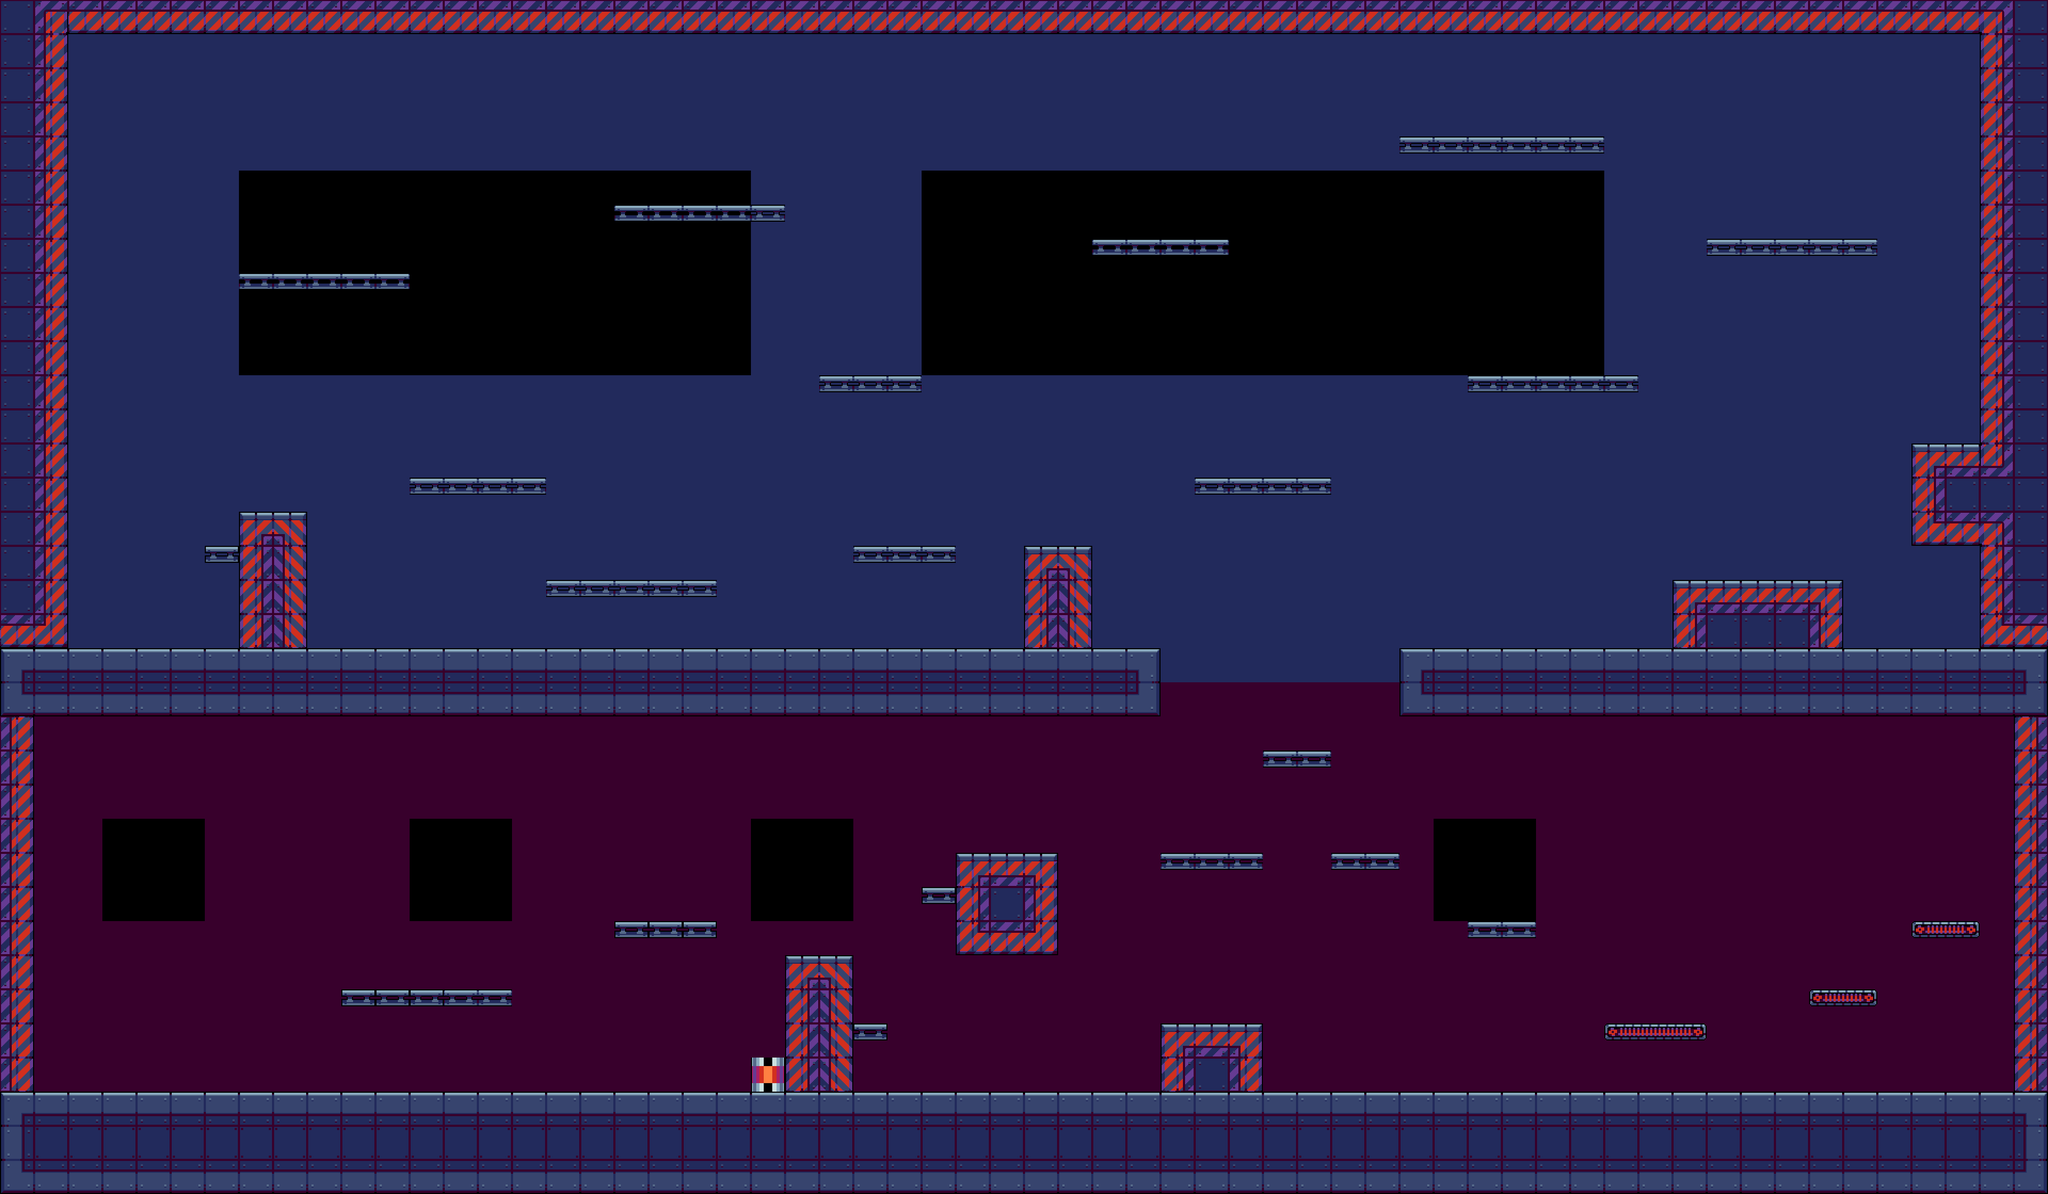

This game map was drawn from its Tiled (.tmx) file and the tilesets committed beside it. A one-line description and the trimmed map source follow:
An orthogonal 60x35 tile map with 64x64 px tiles, 2 tile layers (Background, Midground).

<map version="1.0" orientation="orthogonal" renderorder="right-down" width="60" height="35" tilewidth="64" tileheight="64"><tileset firstgid="1" name="Level1.png" tilewidth="64" tileheight="64"><image source="Level1.png" width="256" height="576" /></tileset><layer name="Background" width="60" height="35" opacity="1" tilewidth="64" tileheight="64"><data>[2100 cells, 1360 non-empty, 2 distinct tile ids]</data></layer><layer name="Midground" width="60" height="35" opacity="1" tilewidth="64" tileheight="64"><data>[2100 cells, 570 non-empty, 29 distinct tile ids]</data></layer></map>